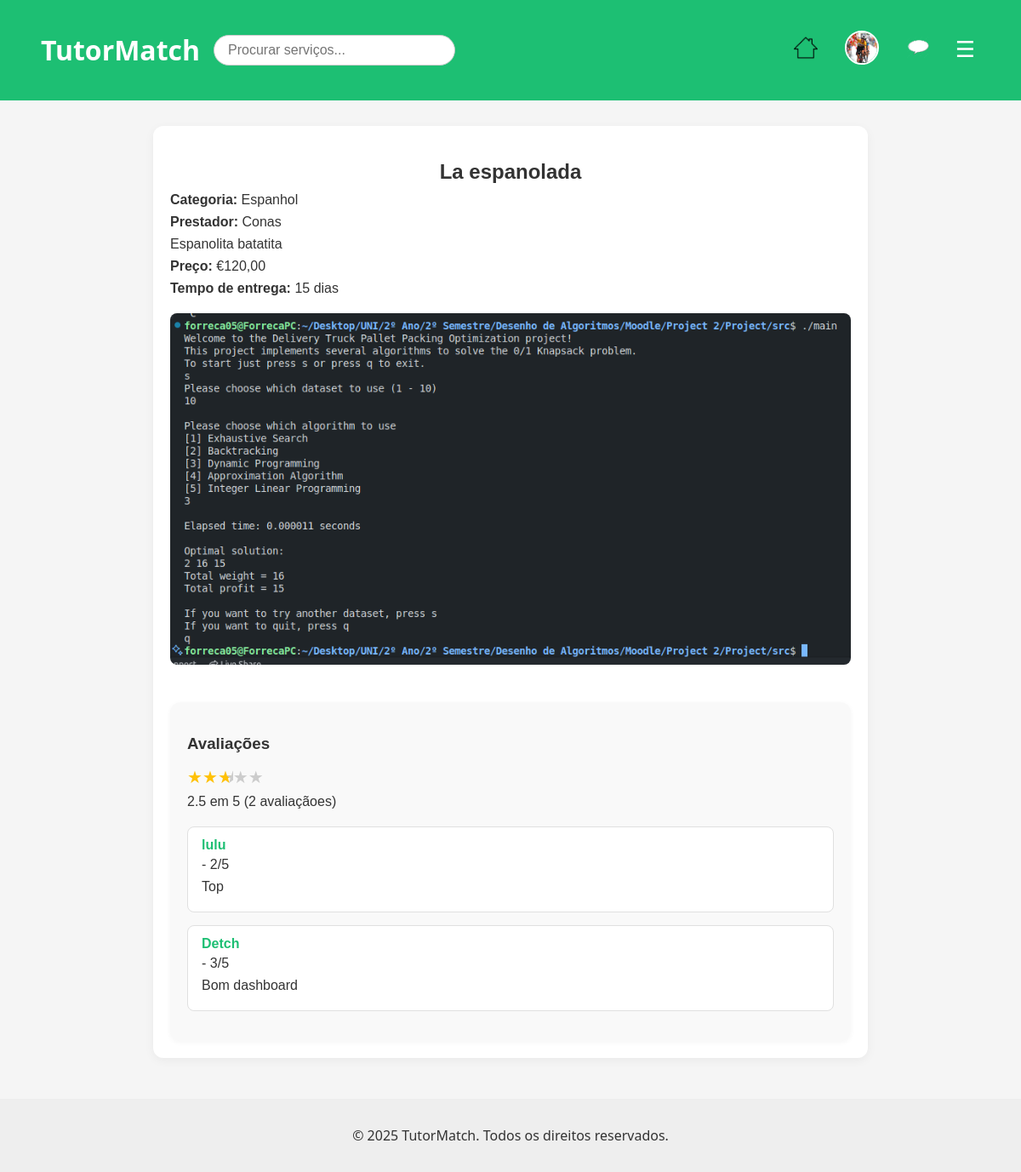
The app's page /pages/view_service.php?id=4 (signed in) with its own data.
### tables this page shows
CREATE TABLE services (
            id INTEGER PRIMARY KEY AUTOINCREMENT,
            user_id INT NOT NULL,
            category_id INT NOT NULL,
            title VARCHAR(255) NOT NULL,
            description TEXT NOT NULL,
            price DECIMAL(10,2) NOT NULL,
            delivery_time INT NOT NULL,
            image_path VARCHAR(255),
            created_at DATETIME DEFAULT CURRENT_TIMESTAMP, currency_id INT DEFAULT 1,
            FOREIGN KEY (user_id) REFERENCES users(id),
            FOREIGN KEY (category_id) REFERENCES categories(id)
        );

CREATE TABLE categories (
            id INTEGER PRIMARY KEY AUTOINCREMENT,
            name TEXT NOT NULL UNIQUE
        );

CREATE TABLE users (
            id INTEGER PRIMARY KEY AUTOINCREMENT,
            username TEXT NOT NULL UNIQUE,
            password TEXT NOT NULL,
            email TEXT NOT NULL UNIQUE,
            role TEXT DEFAULT 'client', -- client, freelancer, admin
            name TEXT,
            profile_pic TEXT DEFAULT '../img/default.jpeg' -- Adiciona a coluna profile_pic
        , salt TEXT);

CREATE TABLE reviews (
  id INTEGER PRIMARY KEY AUTOINCREMENT,
  service_id INTEGER,
  user_id INTEGER,
  rating INTEGER,
  comment TEXT,
  created_at DATETIME DEFAULT CURRENT_TIMESTAMP,
  FOREIGN KEY (service_id) REFERENCES services(id),
  FOREIGN KEY (user_id) REFERENCES users(id)
);

### pages/view_service.php (the view, shortened to what this page needs)
<?php
require_once '../database/db.php';
$service_id = intval($_GET['id']);
$stmt = $db->prepare("
    SELECT s.*, c.name AS category_name, u.username, u.id AS freelancer_id
    FROM services s
    JOIN categories c ON s.category_id = c.id
    JOIN users u ON s.user_id = u.id
    WHERE s.id = ?
");
$stmt->execute([$service_id]);
$service = $stmt->fetch();
$rating_stmt = $db->prepare("SELECT AVG(rating) AS avg_rating, COUNT(*) AS total_reviews FROM reviews WHERE service_id = ?");
$rating_stmt->execute([$service_id]);
$ratingData = $rating_stmt->fetch();
$averageRating = round($ratingData['avg_rating'], 1);
$totalReviews = (int)$ratingData['total_reviews'];
?>
<?php include_once '../includes/header.php'; ?>
<link rel="stylesheet" href="../css/view_service.css">
<div class="view-service-container">
    <h2><?= htmlspecialchars($service['title']) ?></h2>
    <p class="category"><strong>Categoria:</strong> <?= htmlspecialchars($service['category_name']) ?></p>
    <p class="freelancer"><strong>Prestador:</strong> <?= htmlspecialchars($service['username']) ?></p>
    <p class="description"><?= nl2br(htmlspecialchars($service['description'])) ?></p>
    <p><strong>Preço:</strong> €<?= number_format($service['price'], 2, ',', '.') ?></p>
    <p><strong>Tempo de entrega:</strong> <?= htmlspecialchars($service['delivery_time']) ?> dias</p>
    <?php if (!empty($service['image_path'])): ?>
        <div class="image-wrapper">
            <img src="<?= htmlspecialchars($service['image_path']) ?>" alt="Imagem do serviço">
        </div>
    <?php endif; ?>
    <div class="review-section">
        <h3>Avaliações</h3>
        <?php
        $review_stmt = $db->prepare("
            SELECT r.*, u.username
            FROM reviews r
            JOIN users u ON r.user_id = u.id
            WHERE r.service_id = ?
            ORDER BY r.created_at DESC
        ");
        $review_stmt->execute([$service_id]);
        $reviews = $review_stmt->fetchAll();
        ?>
        <?php if ($totalReviews > 0): ?>
            <div class="average-rating">
                <div class="stars">
                <?php
                    $filled = floor($averageRating);
                    $half = ($averageRating - $filled >= 0.5) ? 1 : 0;
                    $empty = 5 - $filled - $half;
                    for ($i = 0; $i < $filled; $i++) echo '<span class="star full">★</span>';
                    if ($half) echo '<span class="star half">★</span>';
                    for ($i = 0; $i < $empty; $i++) echo '<span class="star empty">★</span>';
                ?>
                </div>
                <p><?= $averageRating ?> em 5 (<?= $totalReviews ?> avaliação<?= $totalReviews > 1 ? 'es' : '' ?>)</p>
            </div>
        <?php endif; ?>
        <?php foreach ($reviews as $review): ?>
            <div class="review">
                <strong><?= htmlspecialchars($review['username']) ?></strong> - <?= $review['rating'] ?>/5
                <p><?= nl2br(htmlspecialchars($review['comment'])) ?></p>
            </div>
        <?php endforeach; ?>
    </div>
</div>
<?php include_once '../includes/footer.php'; ?>

### includes/header.php (shortened to what this page needs)
<!DOCTYPE html>
<html lang="pt">
<head>
  <link rel="stylesheet" href="/css/main.css" />
  <link rel="stylesheet" href="/css/navbar.css" />
</head>
<body>
  <header>
  <div class="header-left">
    <h1><a href="/index.php">TutorMatch</a></h1>
    <form id="search-form" action="/pages/search.php" method="GET" autocomplete="off">
      <input type="text" id="search-input" name="q" placeholder="Procurar serviços...">
    </form>
  </div>
  <nav class="navbar">
    <div class="nav-right">
        <?php if (isset($_SESSION['user_id'])): ?>
          <a href="/index.php" class="nav-icon home-icon" title="Início">
            <img src="/img/icons/home-white.png" alt="Início">
          </a>
          <a href="/pages/profile.php" class="profile-pic">
            <img src="<?= $_SESSION['profile_pic'] ?? '/img/default.jpeg' ?>" alt="Perfil">
          </a>
          <a href="/pages/conversations.php" class="nav-icon chat-icon" title="Mensagens">
            <img src="/img/icons/white-balloon.png" alt="Mensagens">
          </a>
          <button id="menu-toggle" class="menu-btn">&#9776;</button>
        <?php else: ?>
          <a href="/pages/login.php">Entrar</a>
          <a href="/pages/register.php">Registrar</a>
        <?php endif; ?>
      </div>
    </nav>
  </header>

### includes/footer.php (shortened to what this page needs)
<footer>
    <p>&copy; 2025 TutorMatch. Todos os direitos reservados.</p>
  </footer>
</body>
</html>

### css/main.css (style rules this page uses)
body { font-family: 'Segoe UI', sans-serif; margin: 0; background-color: #f5f5f5; color: #333; }

### css/navbar.css (style rules this page uses)
.navbar { display: flex; justify-content: space-between; align-items: center; background-color: #1dbf73; padding: 0.5rem 1rem; }
.nav-icon img { width: 28px; height: 28px; }
.nav-right { display: flex; align-items: center; gap: 1rem; position: relative; }
.profile-pic img { width: 36px; height: 36px; border-radius: 50%; object-fit: cover; border: 2px solid white; cursor: pointer; }
.menu-btn { font-size: 26px; background: none; border: none; color: white; cursor: pointer; margin-left: 0.5rem; }
.header-left { display: flex; align-items: center; gap: 1rem; }
#search-form { position: relative; }
#search-input { padding: 0.5rem 1rem; border: 1px solid #ccc; border-radius: 20px; width: 250px; font-size: 1rem; }

### css/view_service.css (style rules this page uses)
.view-service-container { max-width: 800px; margin: 30px auto; padding: 20px; background: #fff; border-radius: 12px; box-shadow: 0 3px 12px rgba(0, 0, 0, 0.05); font-family: Arial, sans-serif; }
.view-service-container h2 { margin-bottom: 10px; }
.view-service-container p { margin: 8px 0; }
.image-wrapper { margin: 20px 0; text-align: center; }
.image-wrapper img { max-width: 100%; border-radius: 8px; }
.review-section { margin-top: 40px; padding: 20px; background: #f9f9f9; border-radius: 12px; box-shadow: 0 2px 6px rgba(0, 0, 0, 0.04); }
.review-section h3 { margin-bottom: 1rem; color: #333; }
.review { background: #fff; padding: 12px 16px; margin-bottom: 15px; border-radius: 8px; border: 1px solid #e0e0e0; }
.review strong { display: block; margin-bottom: 5px; color: #1dbf73; }
.average-rating { margin-top: 15px; margin-bottom: 20px; font-family: Arial, sans-serif; text-align: left; }
.average-rating .stars { font-size: 20px; margin-bottom: 5px; color: #ffc107; }
.star.full { color: #ffc107; }
.star.half { color: #ffc107; position: relative; }
.star.half::after { content: '★'; color: #ccc; position: absolute; left: 50%; width: 50%; overflow: hidden; }
.star.empty { color: #ccc; }

### css/admin.css (style rules this page uses)
h2 { text-align: center; margin-bottom: 20px; }

### css/layout.css (style rules this page uses)
header { background-color: #1dbf73; padding: 1rem 2rem; color: white; display: flex; justify-content: space-between; align-items: center; }
header a { color: white; text-decoration: none; margin-left: 1rem; }
nav { display: flex; align-items: center; }
footer { margin-top: 3rem; text-align: center; padding: 1rem; background: #eee; }

### css/style.css (style rules this page uses)
body { font-family: 'Segoe UI', sans-serif; margin: 0; background-color: #f5f5f5; color: #333; }
header { background-color: #1dbf73; padding: 1rem 2rem; color: white; display: flex; justify-content: space-between; align-items: center; }
header a { color: white; text-decoration: none; margin-left: 1rem; }
nav { display: flex; align-items: center; }
footer { margin-top: 3rem; text-align: center; padding: 1rem; background: #eee; }

### records on screen
services: title "La espanolada", category.name "Espanhol", user.username "Conas", description "Espanolita batatita", price "120,00", delivery_time "15", image_path (picture)
reviews: user.username "lulu", rating "2", comment "Top"
reviews: user.username "Detch", rating "3", comment "Bom dashboard"

### other values on screen
$averageRating "2.5"
$totalReviews "2"
